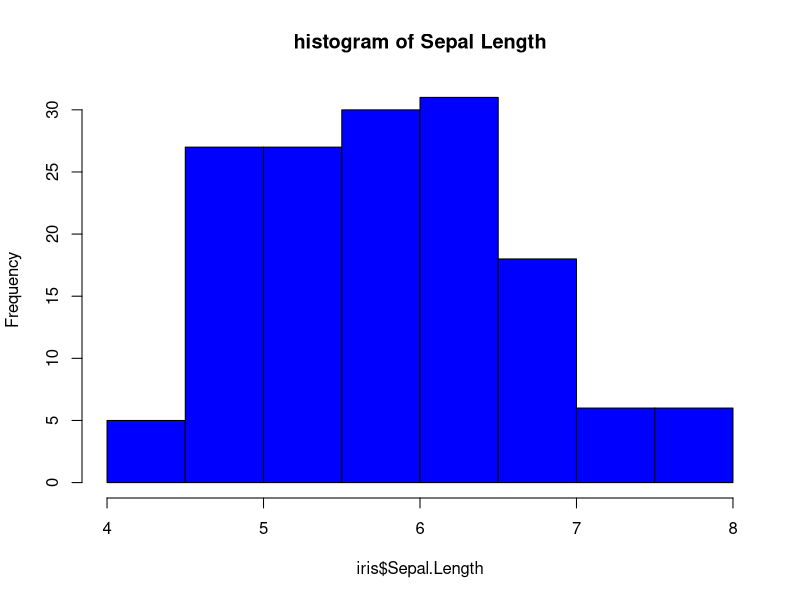

Source code (R):
## ---- chunk 1
#summary of the Iris data
summary(iris$Sepal.Length)
## ---- chunk 2
hist(iris$Sepal.Length, col = "blue", main = "histogram of Sepal Length")
